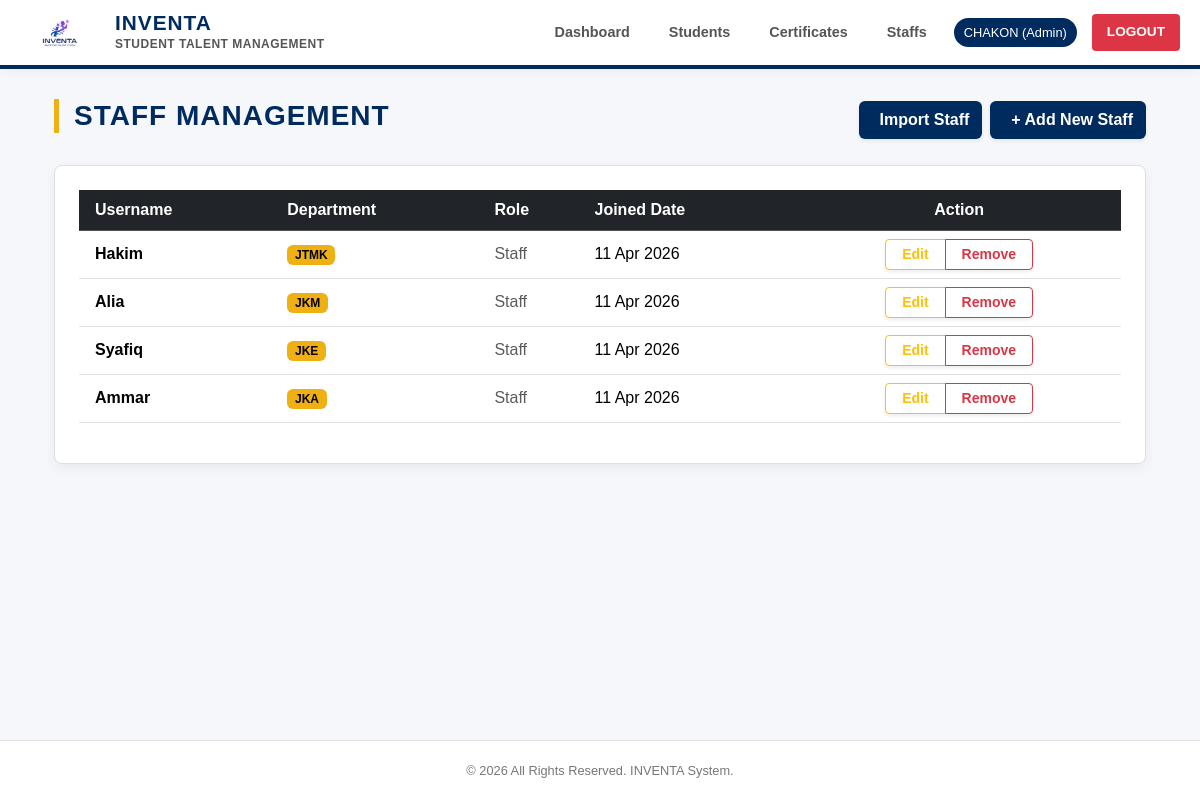
Screenshot of /staff_list.php (signed in) with the database file from the repository.
### tables this page shows
CREATE TABLE `users` (
  `user_id` int NOT NULL,
  `username` varchar(100) NOT NULL,
  `password` varchar(255) NOT NULL,
  `role` enum('admin','staff','student') NOT NULL DEFAULT 'student',
  `created_at` timestamp NULL DEFAULT CURRENT_TIMESTAMP,
  `department` varchar(100) DEFAULT NULL,
  `must_change_password` tinyint(1) DEFAULT '1'
);

### staff_list.php (the view, shortened to what this page needs)
<?php
include "includes/header.php";
$result = mysqli_query($conn,
"SELECT u.user_id, u.username, u.department, u.created_at
 FROM users u
 WHERE u.role='staff'
 ORDER BY u.user_id DESC");
?>
<div class="container mt-4 mb-5">
    <div class="d-flex justify-content-between align-items-center mb-4">
        <h3 class="page-title">Staff Management</h3>
        <div class="d-flex gap-2">
            <a href="admin_import_students.php" class="btn btn-gov shadow-sm">
                <i class="fas fa-file-import me-2"></i>Import Staff
            </a>
            <a href="staff_add.php" class="btn btn-gov shadow-sm">
                <i class="fas fa-user-plus me-2"></i>+ Add New Staff
            </a>
        </div>
    </div>
    <div class="card-gov p-4">
        <div class="table-responsive">
            <table class="table table-hover align-middle">
                <thead class="table-dark">
                    <tr>
                        <th class="ps-3">Username</th>
                        <th>Department</th>
                        <th>Role</th>
                        <th>Joined Date</th>
                        <th class="text-center">Action</th>
                    </tr>
                </thead>
                <tbody>
                    <?php if(mysqli_num_rows($result) > 0): ?>
                        <?php while($row = mysqli_fetch_assoc($result)): ?>
                        <tr>
                            <td class="ps-3 fw-bold text-navy"><?= htmlspecialchars($row['username']) ?></td>
                            <td>
                                <span class="badge badge-dept">
                                    <?= htmlspecialchars($row['department'] ?? 'N/A') ?>
                                </span>
                            </td>
                            <td><span class="text-muted">Staff</span></td>
                            <td><?= date("d M Y", strtotime($row['created_at'])) ?></td>
                            <td class="text-center">
                                <div class="btn-group shadow-sm">
                                    <a href="staff_edit.php?id=<?= $row['user_id'] ?>"
                                       class="btn btn-outline-warning btn-sm px-3 fw-bold">
                                       Edit
                                    </a>
                                    <a href="staff_delete.php?id=<?= $row['user_id'] ?>"
                                       class="btn btn-outline-danger btn-sm px-3 fw-bold"
                                       onclick="return confirm('Are you sure you want to remove this staff member?')">
                                       Remove
                                    </a>
                                </div>
                            </td>
                        </tr>
                        <?php endwhile; ?>
                    <?php else: ?>
                        <tr>
                            <td colspan="5" class="text-center py-4 text-muted">No staff records found.</td>
                        </tr>
                    <?php endif; ?>
                </tbody>
            </table>
        </div>
    </div>
</div>
<?php include "includes/footer.php"; ?>

### includes/header.php (style rules this page uses)
:root { --gov-navy: #002b5e; --gov-gold: #eeb012; --gov-bg: #f5f7fa; --text-main: #333333; }
body { background-color: var(--gov-bg); font-family: Arial, Helvetica, sans-serif; color: var(--text-main); margin: 0; padding-bottom: 60px; }

### staff_list.php (style rules this page uses)
body { background-color: #f5f7fa !important; }
.page-title { color: #002b5e; font-weight: bold; border-left: 5px solid #eeb012; padding-left: 15px; text-transform: uppercase; letter-spacing: 1px; }
.card-gov { background-color: #ffffff; border-radius: 8px; border: 1px solid #dce1e6; box-shadow: 0 4px 12px rgba(0,0,0,0.06); }
.badge-dept { background-color: #eeb012; color: #000; font-weight: bold; }
.btn-gov { background-color: #002b5e; color: #ffffff; font-weight: bold; }

### rows the page displays
users: username "Hakim", department "JTMK", created_at "11 Apr 2026"
users: username "Alia", department "JKM", created_at "11 Apr 2026"
users: username "Syafiq", department "JKE", created_at "11 Apr 2026"
users: username "Ammar", department "JKA", created_at "11 Apr 2026"

### other values shown
$_SESSION['username'] "CHAKON"
$_SESSION['role'] "Admin"
